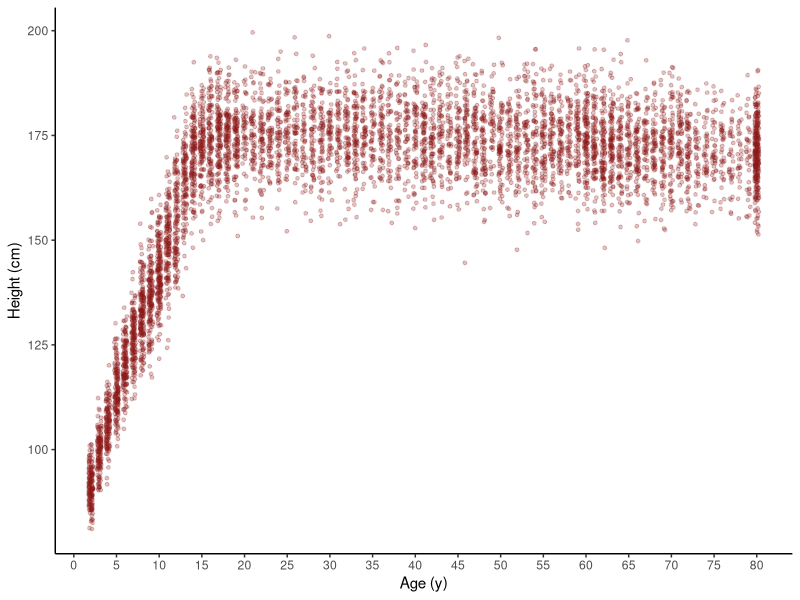
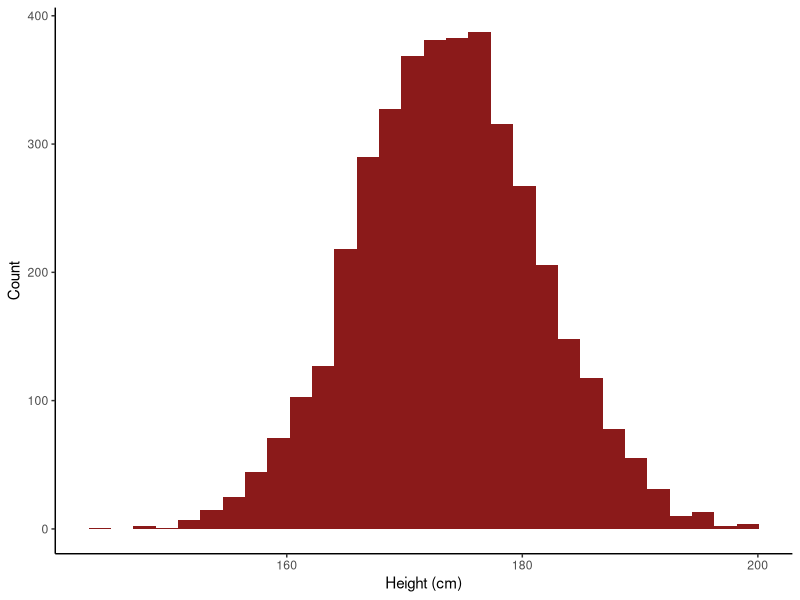
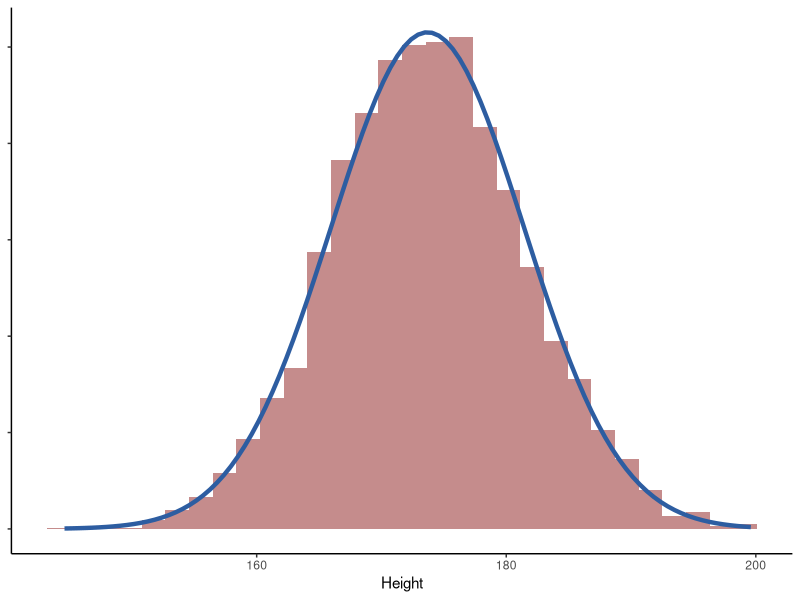

Write the R code that produced these figures, in order.
## ---- chunk 1
#| label: setup
#| echo: false

library(tidyverse)
## ---- chunk 2
#| echo: true

rbinom(10, 1, prob = 0.5)
## ---- chunk 3
NHANES <- read_csv("../data/NHANES.csv", show_col_types = FALSE) |> 
  filter(Sex == "Male") |> 
  select(-Sex) |> 
  arrange(Height)
NHANES$Height
## ---- chunk 4
ggplot(NHANES, aes(x = Age, y = Height)) +
  geom_point(size = 1, show.legend = FALSE, alpha = 0.25,
             position = position_jitter(width = 0.25, seed = 3847293),
             color = "firebrick4") +
  scale_x_continuous(breaks = seq(0, 80, by = 5)) +
  labs(x = "Age (y)", y = "Height (cm)") +
  theme_classic()
## ---- chunk 5
NHANES_20 <- NHANES |> filter(Age > 20)

ggplot(NHANES_20, aes(Height)) +
  geom_histogram(bins = 30, show.legend = FALSE,
                 fill = "firebrick4") +
  labs(x = "Height (cm)", y = "Count") +
  theme_classic()
## ---- chunk 6
head(NHANES_20) |> knitr::kable()
## ---- chunk 7
tail(NHANES_20) |> knitr::kable()
## ---- chunk 8
ggplot(NHANES_20, aes(Height)) +
  geom_histogram(aes(y = after_stat(density)),
                 fill = "firebrick4", 
                 alpha = 0.5,
                 bins = 30) +
  geom_line(data = tibble(
    Height = seq(min(NHANES_20$Height),
                 max(NHANES_20$Height),
                 length.out = 100),
    y = dnorm(Height, mean = mean(NHANES_20$Height),
              sd = sd(NHANES_20$Height))),
    aes(Height, y), linewidth = 1.5, color = "#2D5DA1") +
  theme_classic() +
  theme(axis.title.y = element_blank(),
        axis.text.y = element_blank())
